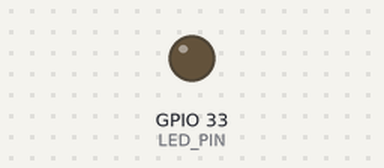
Bench run of a program on a simulated ESP32. Shown: output pins drawn as LEDs (lit = HIGH). WiFi joins after 1.5 s; servers stay silent unless stated; the camera gives no picture; what the program prints to the serial monitor is not drawn.

Above: at 0.1 s.
At 1.6 s:
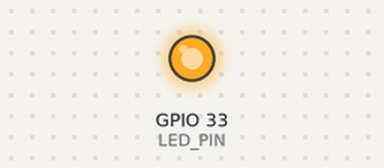
Timing chart, 0 to 4.1 s (numbered marks = the images above):
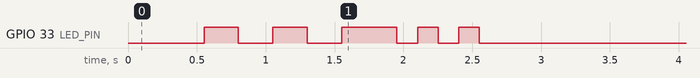

The program:

main.cpp
```cpp
#include <Arduino.h>
#include <WiFi.h>
#include <esp_camera.h>
#include <WebServer.h>

// ===== WiFi credentials — update these =====
const char* ssid = "Rebellious Amish Family";
const char* password = "Lolcats1!";

// ===== AI-Thinker ESP32-CAM pin definitions =====
#define PWDN_GPIO_NUM     32
#define RESET_GPIO_NUM    -1
#define XCLK_GPIO_NUM      0
#define SIOD_GPIO_NUM     26
#define SIOC_GPIO_NUM     27
#define Y9_GPIO_NUM       35
#define Y8_GPIO_NUM       34
#define Y7_GPIO_NUM       39
#define Y6_GPIO_NUM       36
#define Y5_GPIO_NUM       21
#define Y4_GPIO_NUM       19
#define Y3_GPIO_NUM       18
#define Y2_GPIO_NUM        5
#define VSYNC_GPIO_NUM    25
#define HREF_GPIO_NUM     23
#define PCLK_GPIO_NUM     22

// Built-in LED on GPIO 33 (active LOW on AI-Thinker board)
#define LED_PIN           33

WebServer server(81);

void handleStream() {
    WiFiClient client = server.client();

    String response = "HTTP/1.1 200 OK\r\n";
    response += "Content-Type: multipart/x-mixed-replace; boundary=frame\r\n\r\n";
    client.print(response);

    while (client.connected()) {
        camera_fb_t* fb = esp_camera_fb_get();
        if (!fb) {
            break;
        }

        String header = "--frame\r\n";
        header += "Content-Type: image/jpeg\r\n";
        header += "Content-Length: " + String(fb->len) + "\r\n\r\n";

        client.print(header);
        client.write(fb->buf, fb->len);
        client.print("\r\n");

        esp_camera_fb_return(fb);

        if (!client.connected()) break;
    }
}

void handleHealth() {
    server.send(200, "application/json", "{\"status\":\"ok\"}");
}

void setup() {
    Serial.begin(115200);
    Serial.println("CatZap ESP32-CAM starting...");

    // LED setup — blink to show we're alive
    pinMode(LED_PIN, OUTPUT);
    digitalWrite(LED_PIN, LOW);  // ON (active low)

    camera_config_t config;
    config.ledc_channel = LEDC_CHANNEL_0;
    config.ledc_timer = LEDC_TIMER_0;
    config.pin_d0 = Y2_GPIO_NUM;
    config.pin_d1 = Y3_GPIO_NUM;
    config.pin_d2 = Y4_GPIO_NUM;
    config.pin_d3 = Y5_GPIO_NUM;
    config.pin_d4 = Y6_GPIO_NUM;
    config.pin_d5 = Y7_GPIO_NUM;
    config.pin_d6 = Y8_GPIO_NUM;
    config.pin_d7 = Y9_GPIO_NUM;
    config.pin_xclk = XCLK_GPIO_NUM;
    config.pin_pclk = PCLK_GPIO_NUM;
    config.pin_vsync = VSYNC_GPIO_NUM;
    config.pin_href = HREF_GPIO_NUM;
    config.pin_sccb_sda = SIOD_GPIO_NUM;
    config.pin_sccb_scl = SIOC_GPIO_NUM;
    config.pin_pwdn = PWDN_GPIO_NUM;
    config.pin_reset = RESET_GPIO_NUM;
    config.xclk_freq_hz = 20000000;
    config.pixel_format = PIXFORMAT_JPEG;
    config.frame_size = FRAMESIZE_VGA;  // 640x480
    config.jpeg_quality = 12;
    config.fb_count = 2;
    config.grab_mode = CAMERA_GRAB_LATEST;

    esp_err_t err = esp_camera_init(&config);
    if (err != ESP_OK) {
        // Fast blink = camera error
        while (true) {
            digitalWrite(LED_PIN, LOW);
            delay(100);
            digitalWrite(LED_PIN, HIGH);
            delay(100);
        }
    }

    // Slow blink = connecting to WiFi
    WiFi.begin(ssid, password);
    while (WiFi.status() != WL_CONNECTED) {
        digitalWrite(LED_PIN, LOW);
        delay(250);
        digitalWrite(LED_PIN, HIGH);
        delay(250);
    }

    // Solid ON = connected and ready
    digitalWrite(LED_PIN, LOW);

    server.on("/stream", HTTP_GET, handleStream);
    server.on("/health", HTTP_GET, handleHealth);
    server.begin();

    // Triple blink = all good, server running
    for (int i = 0; i < 3; i++) {
        digitalWrite(LED_PIN, HIGH);
        delay(150);
        digitalWrite(LED_PIN, LOW);
        delay(150);
    }
    // LED stays ON
    digitalWrite(LED_PIN, LOW);
}

void loop() {
    server.handleClient();
}
```
